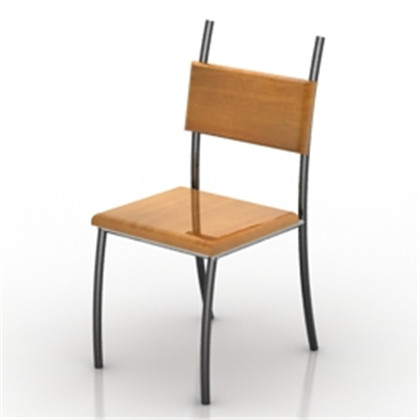
#> input picture python/opencv/chair.jpg, 420 x 420 px
$ python opencv_19_blur.py
#> lines starting #> are read from the running program, lines starting #| are printed output that depends on the picture
#!/usr/bin/env python3
# -*- coding: utf-8 -*-
"""
Created on Sat Dec  1 17:31:08 2018

@author: xsxsz
"""

import cv2
import numpy as np
import matplotlib.pyplot as plt

img0=cv2.imread('chair.jpg',0)
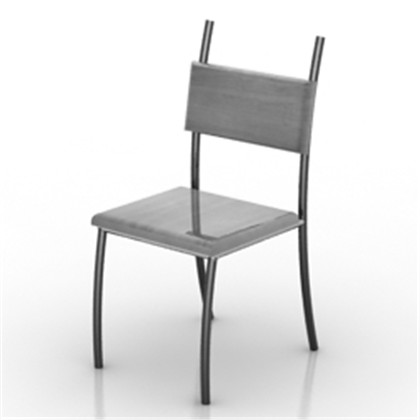
#> img0: shape (420, 420); min 21, max 255, mean 228.6
img1=cv2.blur(img0,(1,10))
img2=cv2.medianBlur(img0,5)
kernel=np.ones([5,5],np.float32)/20
img3=cv2.filter2D(img0,-1,kernel)
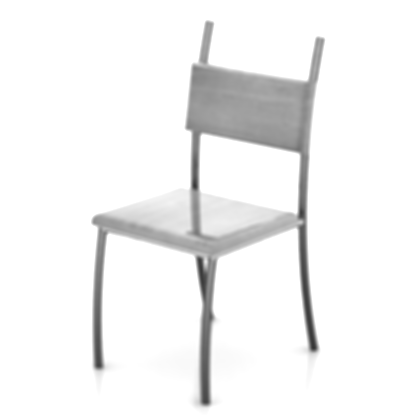
#> img3: shape (420, 420); min 51, max 255, mean 242.8
imgs=[img0,img1,img2,img3]
plt.figure(figsize=(12,10))
for i in range(4):
    plt.subplot(221+i)
    plt.imshow(imgs[i])
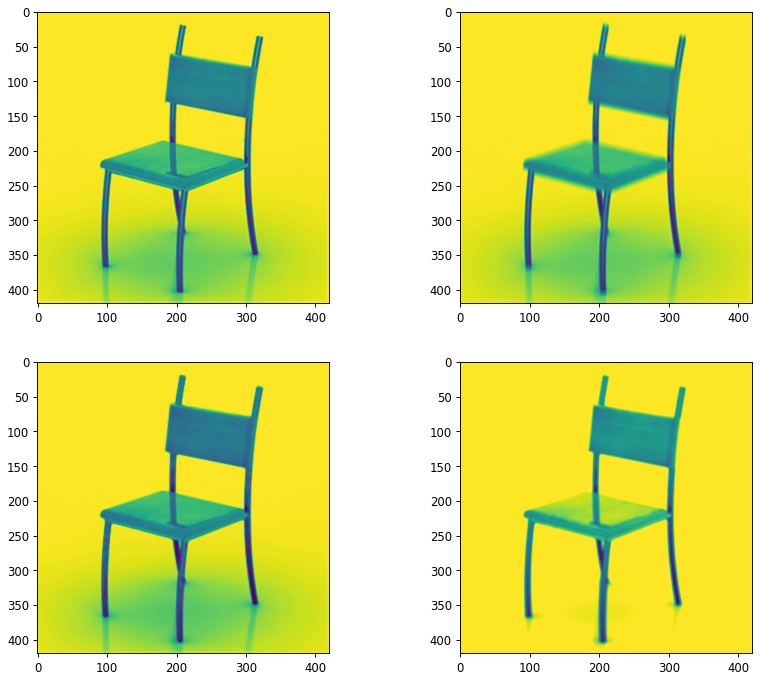
#> figure drawn by matplotlib, 4 panels

$ run again, with python/opencv/ball.jpg copied over python/opencv/chair.jpg
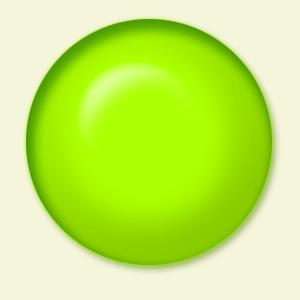
#> input picture python/opencv/ball.jpg, 300 x 300 px
#> `img3=cv2.filter2D(img0,-1,kernel)`:
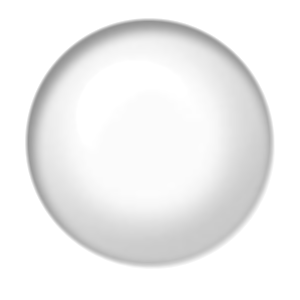
#> img3: shape (300, 300); min 148, max 255, mean 240.2
#> `plt.imshow(imgs[i])`:
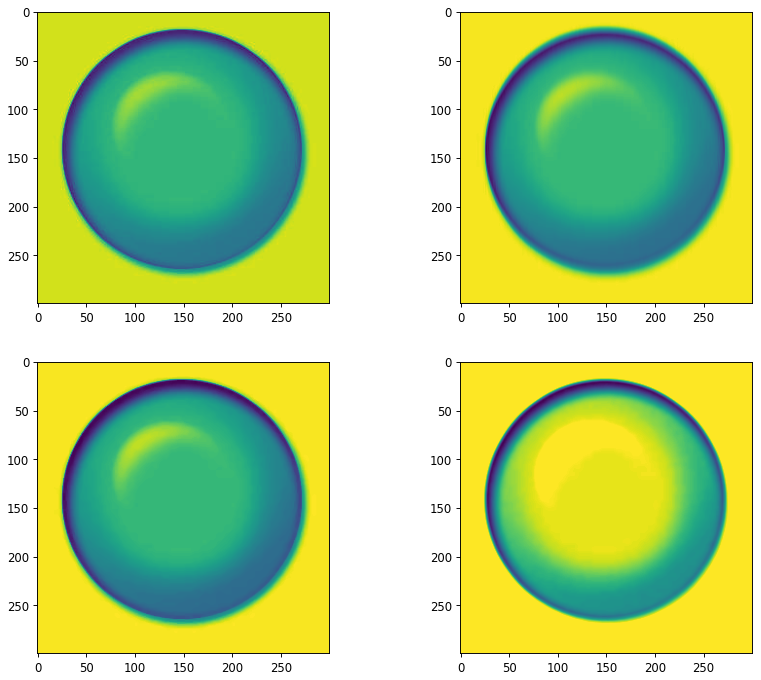
#> figure drawn by matplotlib, 4 panels
